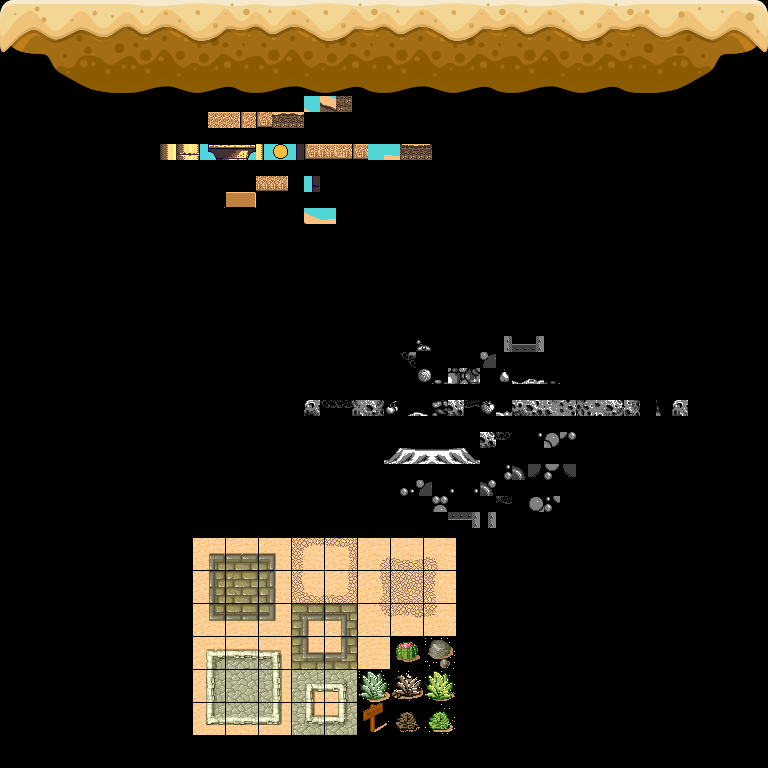

A level layout from a 2D game, rendered from its tile map. Below: a short description, then the map file with its tile-grid data intact:
An orthogonal 48x48 tile map with 16x16 px tiles, 1 tile layer (Tile Layer 1), 2 tilesets.

<map version="1.11" tiledversion="1.11.2" orientation="orthogonal" renderorder="right-up" width="48" height="48" tilewidth="16" tileheight="16" infinite="0" nextlayerid="2" nextobjectid="1">
 <tileset firstgid="1" name="Typical" tilewidth="128" tileheight="128" tilecount="40" columns="5">
  <image source="gameart2d-desert.png" width="640" height="1024" />
 </tileset>
 <tileset firstgid="41" name="Collection" tilewidth="384" tileheight="199" tilecount="3" columns="0">
  <grid orientation="orthogonal" width="1" height="1" />
  <tile id="0">
   <image source="jb-32-Tileset.png" width="272" height="128" />
  </tile>
  <tile id="1">
   <image source="level25-Tileset.png" width="384" height="192" />
  </tile>
  <tile id="4">
   <image source="tmw_desert_spacing.png" width="265" height="199" />
  </tile>
 </tileset>
 <layer id="1" name="Tile Layer 1" width="48" height="48">
  <data encoding="csv">
0,0,0,0,0,0,0,0,0,0,0,0,0,0,0,0,0,0,0,0,0,0,0,0,0,0,0,0,0,0,0,0,0,0,0,0,0,0,0,0,0,0,0,0,0,0,0,0,
0,0,0,0,0,0,0,0,0,0,0,0,0,0,0,0,0,0,0,0,0,0,0,0,0,0,0,0,0,0,0,0,0,0,0,0,0,0,0,0,0,0,0,0,0,0,0,0,
0,0,0,0,0,0,0,0,0,0,0,0,0,0,0,0,0,0,0,0,0,0,0,0,0,0,0,0,0,0,0,0,0,0,0,0,0,0,0,0,0,0,0,0,0,0,0,0,
0,0,0,0,0,0,0,0,0,0,0,0,0,0,0,0,0,0,0,0,0,0,0,0,0,0,0,0,0,0,0,0,0,0,0,0,0,0,0,0,0,0,0,0,0,0,0,0,
0,0,0,0,0,0,0,0,0,0,0,0,0,0,0,0,0,0,0,0,0,0,0,0,0,0,0,0,0,0,0,0,0,0,0,0,0,0,0,0,0,0,0,0,0,0,0,0,
0,0,0,0,0,0,0,0,0,0,0,0,0,0,0,0,0,0,0,0,0,0,0,0,0,0,0,0,0,0,0,0,0,0,0,0,0,0,0,0,0,0,0,0,0,0,0,0,
0,0,0,0,0,0,0,0,0,0,0,0,0,0,0,0,0,0,0,0,0,0,0,0,0,0,0,0,0,0,0,0,0,0,0,0,0,0,0,0,0,0,0,0,0,0,0,0,
17,0,0,0,0,0,0,0,18,0,0,0,0,0,0,0,18,0,0,0,0,0,0,0,18,0,0,0,0,0,0,0,18,0,0,0,0,0,0,0,19,0,0,0,0,0,0,0,
0,0,0,0,0,0,0,0,0,0,0,0,0,0,0,0,0,0,0,0,0,0,0,0,0,0,0,0,0,0,0,0,0,0,0,0,0,0,0,0,0,0,0,0,0,0,0,0,
0,0,0,0,0,0,0,0,0,0,0,0,0,0,0,0,0,0,0,0,0,0,0,0,0,0,0,0,0,0,0,0,0,0,0,0,0,0,0,0,0,0,0,0,0,0,0,0,
0,0,0,0,0,0,0,0,0,0,0,0,0,0,0,0,0,0,0,0,0,0,0,0,0,0,0,0,0,0,0,0,0,0,0,0,0,0,0,0,0,0,0,0,0,0,0,0,
0,0,0,0,0,0,0,0,0,0,0,0,0,0,0,0,0,0,0,0,0,0,0,0,0,0,0,0,0,0,0,0,0,0,0,0,0,0,0,0,0,0,0,0,0,0,0,0,
0,0,0,0,0,0,0,0,0,0,0,0,0,0,0,0,0,0,0,0,0,0,0,0,0,0,0,0,0,0,0,0,0,0,0,0,0,0,0,0,0,0,0,0,0,0,0,0,
0,0,0,0,0,0,0,0,0,0,41,0,0,0,0,0,0,0,0,0,0,0,0,0,0,0,0,0,0,0,0,0,0,0,0,0,0,0,0,0,0,0,0,0,0,0,0,0,
0,0,0,0,0,0,0,0,0,0,0,0,0,0,0,0,0,0,0,0,0,0,0,0,0,0,0,0,0,0,0,0,0,0,0,0,0,0,0,0,0,0,0,0,0,0,0,0,
0,0,0,0,0,0,0,0,0,0,0,0,0,0,0,0,0,0,0,0,0,0,0,0,0,0,0,0,0,0,0,0,0,0,0,0,0,0,0,0,0,0,0,0,0,0,0,0,
0,0,0,0,0,0,0,0,0,0,0,0,0,0,0,0,0,0,0,0,0,0,0,0,0,0,0,0,0,0,0,0,0,0,0,0,0,0,0,0,0,0,0,0,0,0,0,0,
0,0,0,0,0,0,0,0,0,0,0,0,0,0,0,0,0,0,0,0,0,0,0,0,0,0,0,0,0,0,0,0,0,0,0,0,0,0,0,0,0,0,0,0,0,0,0,0,
0,0,0,0,0,0,0,0,0,0,0,0,0,0,0,0,0,0,0,0,0,0,0,0,0,0,0,0,0,0,0,0,0,0,0,0,0,0,0,0,0,0,0,0,0,0,0,0,
0,0,0,0,0,0,0,0,0,0,0,0,0,0,0,0,0,0,0,0,0,0,0,0,0,0,0,0,0,0,0,0,0,0,0,0,0,0,0,0,0,0,0,0,0,0,0,0,
0,0,0,0,0,0,0,0,0,0,0,0,0,0,0,0,0,0,0,0,0,0,0,0,0,0,0,0,0,0,0,0,0,0,0,0,0,0,0,0,0,0,0,0,0,0,0,0,
0,0,0,0,0,0,0,0,0,0,0,0,0,0,0,0,0,0,0,0,0,0,0,0,0,0,0,0,0,0,0,0,0,0,0,0,0,0,0,0,0,0,0,0,0,0,0,0,
0,0,0,0,0,0,0,0,0,0,0,0,0,0,0,0,0,0,0,0,0,0,0,0,0,0,0,0,0,0,0,0,0,0,0,0,0,0,0,0,0,0,0,0,0,0,0,0,
0,0,0,0,0,0,0,0,0,0,0,0,0,0,0,0,0,0,0,0,0,0,0,0,0,0,0,0,0,0,0,0,0,0,0,0,0,0,0,0,0,0,0,0,0,0,0,0,
0,0,0,0,0,0,0,0,0,0,0,0,0,0,0,0,0,0,0,0,0,0,0,0,0,0,0,0,0,0,0,0,0,0,0,0,0,0,0,0,0,0,0,0,0,0,0,0,
0,0,0,0,0,0,0,0,0,0,0,0,0,0,0,0,0,0,0,0,0,0,0,0,0,0,0,0,0,0,0,0,0,0,0,0,0,0,0,0,0,0,0,0,0,0,0,0,
0,0,0,0,0,0,0,0,0,0,0,0,0,0,0,0,0,0,0,0,0,0,0,0,0,0,0,0,0,0,0,0,0,0,0,0,0,0,0,0,0,0,0,0,0,0,0,0,
0,0,0,0,0,0,0,0,0,0,0,0,0,0,0,0,0,0,0,0,0,0,0,0,0,0,0,0,0,0,0,0,0,0,0,0,0,0,0,0,0,0,0,0,0,0,0,0,
0,0,0,0,0,0,0,0,0,0,0,0,0,0,0,0,0,0,0,0,0,0,0,0,0,0,0,0,0,0,0,0,0,0,0,0,0,0,0,0,0,0,0,0,0,0,0,0,
0,0,0,0,0,0,0,0,0,0,0,0,0,0,0,0,0,0,0,0,0,0,0,0,0,0,0,0,0,0,0,0,0,0,0,0,0,0,0,0,0,0,0,0,0,0,0,0,
0,0,0,0,0,0,0,0,0,0,0,0,0,0,0,0,0,0,0,0,0,0,0,0,0,0,0,0,0,0,0,0,0,0,0,0,0,0,0,0,0,0,0,0,0,0,0,0,
0,0,0,0,0,0,0,0,0,0,0,0,0,0,0,0,0,0,0,0,0,0,0,0,0,0,0,0,0,0,0,0,0,0,0,0,0,0,0,0,0,0,0,0,0,0,0,0,
0,0,0,0,0,0,0,0,0,0,0,0,0,0,0,0,0,0,0,42,0,0,0,0,0,0,0,0,0,0,0,0,0,0,0,0,0,0,0,0,0,0,0,0,0,0,0,0,
0,0,0,0,0,0,0,0,0,0,0,0,0,0,0,0,0,0,0,0,0,0,0,0,0,0,0,0,0,0,0,0,0,0,0,0,0,0,0,0,0,0,0,0,0,0,0,0,
0,0,0,0,0,0,0,0,0,0,0,0,0,0,0,0,0,0,0,0,0,0,0,0,0,0,0,0,0,0,0,0,0,0,0,0,0,0,0,0,0,0,0,0,0,0,0,0,
0,0,0,0,0,0,0,0,0,0,0,0,0,0,0,0,0,0,0,0,0,0,0,0,0,0,0,0,0,0,0,0,0,0,0,0,0,0,0,0,0,0,0,0,0,0,0,0,
0,0,0,0,0,0,0,0,0,0,0,0,0,0,0,0,0,0,0,0,0,0,0,0,0,0,0,0,0,0,0,0,0,0,0,0,0,0,0,0,0,0,0,0,0,0,0,0,
0,0,0,0,0,0,0,0,0,0,0,0,0,0,0,0,0,0,0,0,0,0,0,0,0,0,0,0,0,0,0,0,0,0,0,0,0,0,0,0,0,0,0,0,0,0,0,0,
0,0,0,0,0,0,0,0,0,0,0,0,0,0,0,0,0,0,0,0,0,0,0,0,0,0,0,0,0,0,0,0,0,0,0,0,0,0,0,0,0,0,0,0,0,0,0,0,
0,0,0,0,0,0,0,0,0,0,0,0,0,0,0,0,0,0,0,0,0,0,0,0,0,0,0,0,0,0,0,0,0,0,0,0,0,0,0,0,0,0,0,0,0,0,0,0,
0,0,0,0,0,0,0,0,0,0,0,0,0,0,0,0,0,0,0,0,0,0,0,0,0,0,0,0,0,0,0,0,0,0,0,0,0,0,0,0,0,0,0,0,0,0,0,0,
0,0,0,0,0,0,0,0,0,0,0,0,0,0,0,0,0,0,0,0,0,0,0,0,0,0,0,0,0,0,0,0,0,0,0,0,0,0,0,0,0,0,0,0,0,0,0,0,
0,0,0,0,0,0,0,0,0,0,0,0,0,0,0,0,0,0,0,0,0,0,0,0,0,0,0,0,0,0,0,0,0,0,0,0,0,0,0,0,0,0,0,0,0,0,0,0,
0,0,0,0,0,0,0,0,0,0,0,0,0,0,0,0,0,0,0,0,0,0,0,0,0,0,0,0,0,0,0,0,0,0,0,0,0,0,0,0,0,0,0,0,0,0,0,0,
0,0,0,0,0,0,0,0,0,0,0,0,0,5,0,0,0,0,0,0,0,0,0,0,0,0,0,0,0,0,0,0,0,0,0,0,0,0,0,0,0,0,0,0,0,0,0,0,
0,0,0,0,0,0,0,0,0,0,0,0,45,0,0,0,0,0,0,0,0,0,0,0,0,0,0,0,0,0,0,0,0,0,0,0,0,0,0,0,0,0,0,0,0,0,0,0,
0,0,0,0,0,0,0,0,0,0,0,0,0,0,0,0,0,0,0,0,0,0,0,0,0,0,0,0,0,0,0,0,0,0,0,0,0,0,0,0,0,0,0,0,0,0,0,0,
0,0,0,0,0,0,0,0,0,0,0,0,0,0,0,0,0,0,0,0,0,0,0,0,0,0,0,0,0,0,0,0,0,0,0,0,0,0,0,0,0,0,0,0,0,0,0,0
</data>
 </layer>
</map>
